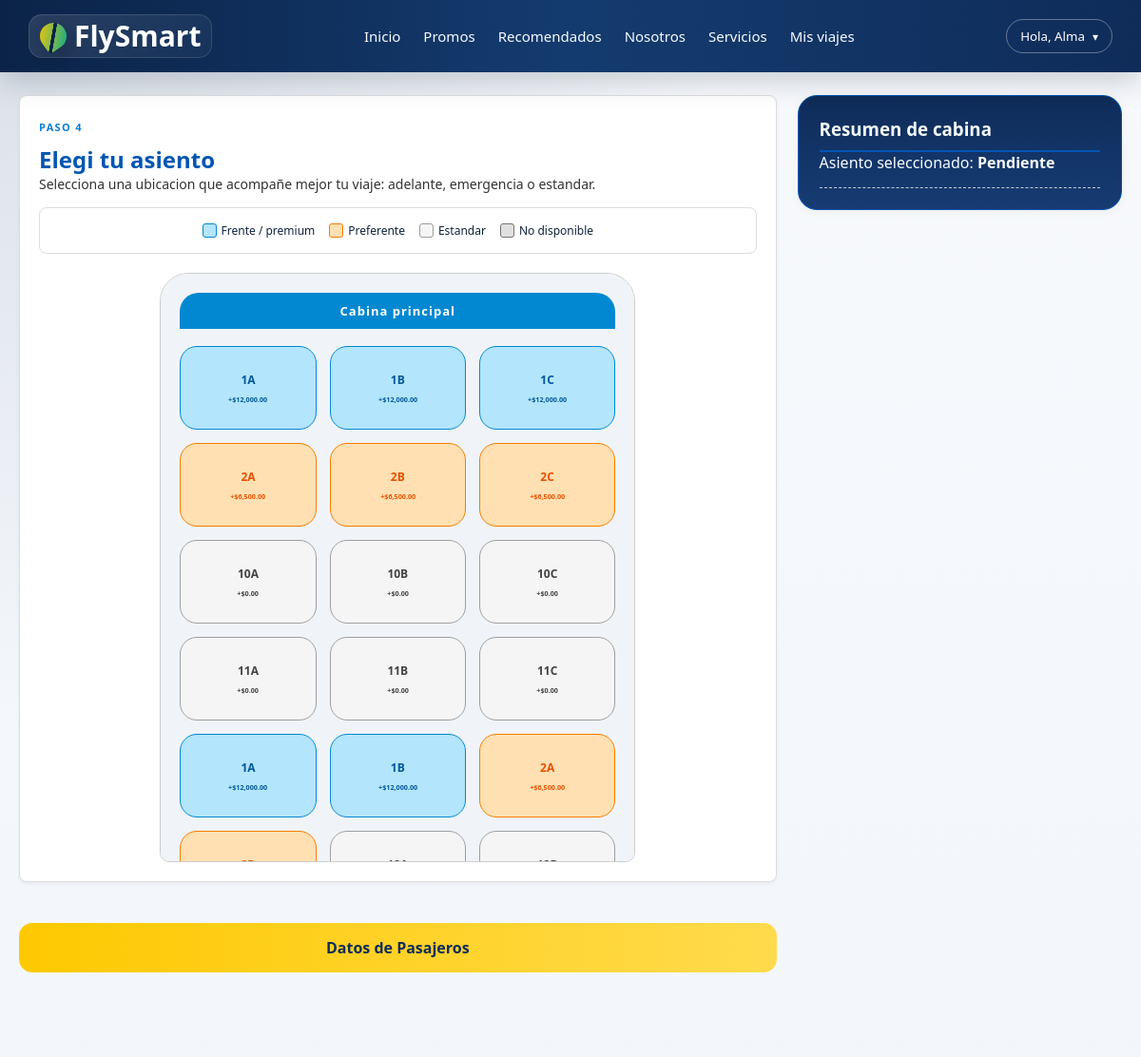
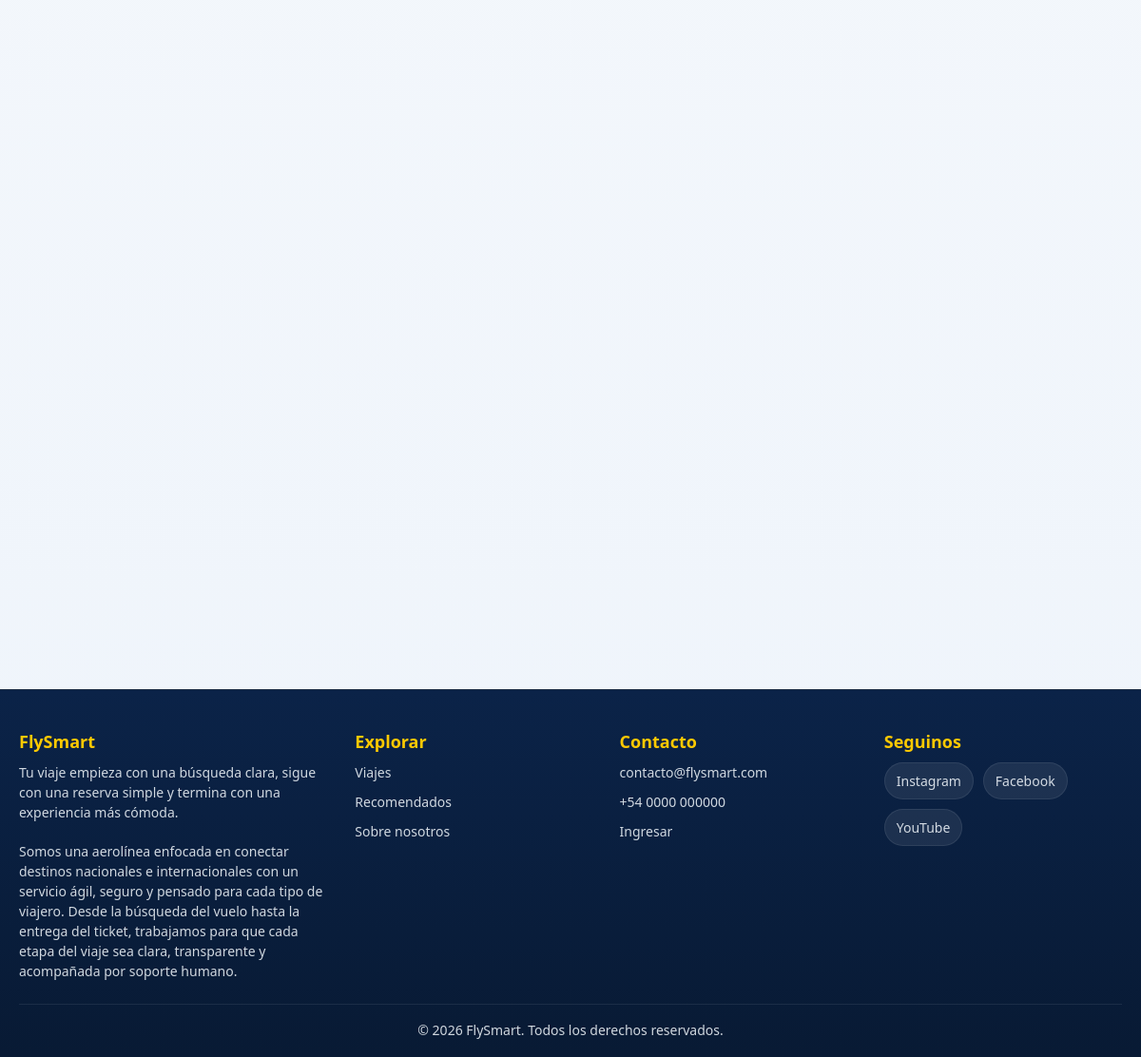
/consultas/proceso_compra/asientos.php (signed in), run on the app's committed database (2 pictures, top to bottom).
### tables this page shows
CREATE TABLE IF NOT EXISTS `asientos_avion` (
  `id_asiento_avion` int(11) NOT NULL AUTO_INCREMENT,
  `id_avion` int(11) NOT NULL,
  `numero_asiento` varchar(10) NOT NULL,
  `categoria` varchar(50) NOT NULL,
  `cargo_extra` decimal(10,2) NOT NULL DEFAULT 0.00,
  PRIMARY KEY (`id_asiento_avion`),
  UNIQUE KEY `avion_asiento` (`id_avion`, `numero_asiento`),
  CONSTRAINT `fk_asientos_avion` FOREIGN KEY (`id_avion`) REFERENCES `aviones` (`id_avion`) ON DELETE CASCADE
);

### consultas/proceso_compra/asientos.php (the view, shortened to what this page needs)
<?php
require_once '../../config/conexion.php';
$columnasAsientos = $pdo->query("SHOW COLUMNS FROM asientos_avion")->fetchAll(PDO::FETCH_COLUMN);
$asientosTienenAvion = in_array('id_avion', $columnasAsientos, true);
$idAvion = 0;
if ($asientosTienenAvion && $idAvion > 0) {
    $stmtAsientos = $pdo->prepare("SELECT id_asiento_avion, numero_asiento, categoria, cargo_extra FROM asientos_avion WHERE id_avion = ? ORDER BY id_asiento_avion ASC");
    $stmtAsientos->execute([$idAvion]);
    $asientos = $stmtAsientos->fetchAll();
} else {
    $asientos = $pdo->query("SELECT id_asiento_avion, numero_asiento, categoria, cargo_extra FROM asientos_avion ORDER BY id_asiento_avion ASC LIMIT 120")->fetchAll();
}
$asientosOcupados = [];
include_once '../../includes/header.php';
?>
<form action="pasajeros.php" method="POST">
    <div class="contenedor-asientos">
        <div class="main-content">
            <div class="card">
                <p class="eyebrow">Paso 4</p>
                <h2>Elegi tu asiento</h2>
                <p class="info-pasajeros">Selecciona una ubicacion que acompañe mejor tu viaje: adelante, emergencia o estandar.</p>
                <div class="leyenda-cabina">
                    <span class="leyenda-item"><span class="leyenda-color color-front"></span>Frente / premium</span>
                    <span class="leyenda-item"><span class="leyenda-color color-preferente"></span>Preferente</span>
                    <span class="leyenda-item"><span class="leyenda-color color-estandar"></span>Estandar</span>
                    <span class="leyenda-item"><span class="leyenda-color color-ocupado"></span>No disponible</span>
                </div>
                <div class="cabina-scroll">
                    <div class="cabina-techo">Cabina principal</div>
                    <div class="mapa-asientos">
                        <?php foreach($asientos as $as): ?>
                            <?php
                                $cargo = (float)$as['cargo_extra'];
                                $categoria = $cargo >= 12000 ? 'front' : ($cargo > 0 ? 'preferente' : 'estandar');
                                $ocupado = isset($asientosOcupados[$as['numero_asiento']]);
                            ?>
                            <label class="asiento-box <?= $ocupado ? 'asiento-ocupado' : 'asiento-disponible' ?> asiento-cat-<?=$categoria?>">
                                <strong><?=$as['numero_asiento']?></strong>
                                <span class="precio-tag"><?= $ocupado ? 'Ocupado' : '+$' . number_format($cargo, 2) ?></span>
                            </label>
                        <?php endforeach; ?>
                    </div>
                </div>
            </div>
            <button type="submit" class="btn-continuar">Datos de Pasajeros</button>
        </div>
        <aside class="sidebar-resumen">
            <h3>Resumen de cabina</h3>
            <p>Asiento seleccionado: <span class="destacado">pendiente</span></p>
            <hr class="separador">
        </aside>
    </div>
</form>
<?php include_once '../../includes/footer.php'; ?>
</body>
</html>

### css/estilos.css (style rules this page uses)
:root { --primary-color: #0f2c59; --secondary-color: #00a896; --orange-color: #ff9f1c; --light-bg: #f4f6f9; --dark-text: #333; }
* { box-sizing: border-box; margin: 0; padding: 0; font-family: "Aptos", "Segoe UI", "Trebuchet MS", Arial, sans-serif; }
html { width: 100%; min-height: 100%; background: #081a34; }
body { width: 100%; min-height: 100vh; overflow-x: hidden; background-color: var(--light-bg); color: var(--dark-text); padding-bottom: 0; }
.main-content { flex: 3; }
.sidebar-resumen { flex: 1; background: white; padding: 20px; border-radius: 8px; box-shadow: 0 2px 10px rgba(0,0,0,0.05); height: fit-content; }
.card { background: white; padding: 25px; border-radius: 8px; box-shadow: 0 2px 10px rgba(0,0,0,0.05); margin-bottom: 20px; }
.mapa-asientos { display: grid; grid-template-columns: repeat(3, 50px) 20px repeat(3, 50px); gap: 10px; justify-content: center; margin-top: 20px; }
body { font-family: "Aptos", "Segoe UI", "Trebuchet MS", Arial, sans-serif; background: radial-gradient(circle at top left, rgba(15, 44, 89, 0.12), transparent 30%), linear-gradient(180deg, #f7f9fc 0%, #eef4fb 100%); color: #10233f; }
.service-card, .card, .trip-card, .travel-card, .about-panel { border: 1px solid rgba(15, 44, 89, 0.08); box-shadow: 0 18px 45px rgba(15, 44, 89, 0.08); border-radius: 20px; background: rgba(255, 255, 255, 0.94); }
.card { padding: 28px; }
.eyebrow { display: inline-flex; align-items: center; gap: 8px; text-transform: uppercase; letter-spacing: 0.12em; font-size: 11px; color: #0d7fd4; font-weight: 800; margin-bottom: 10px; }
html, body { min-height: 100%; }
body { min-height: 100vh; display: flex; flex-direction: column; }
* { margin: 0; padding: 0; box-sizing: border-box; }

### data on the page
asientos_avion: numero_asiento "1A", cargo_extra "12,000.00"
asientos_avion: numero_asiento "1B", cargo_extra "12,000.00"
asientos_avion: numero_asiento "1C", cargo_extra "12,000.00"
asientos_avion: numero_asiento "2A", cargo_extra "6,500.00"
asientos_avion: numero_asiento "2B", cargo_extra "6,500.00"
asientos_avion: numero_asiento "2C", cargo_extra "6,500.00"
asientos_avion: numero_asiento "10A", cargo_extra "0.00"
asientos_avion: numero_asiento "10B", cargo_extra "0.00"
asientos_avion: numero_asiento "10C", cargo_extra "0.00"
asientos_avion: numero_asiento "11A", cargo_extra "0.00"
asientos_avion: numero_asiento "11B", cargo_extra "0.00"
asientos_avion: numero_asiento "11C", cargo_extra "0.00"
asientos_avion: numero_asiento "1A", cargo_extra "12,000.00"
asientos_avion: numero_asiento "1B", cargo_extra "12,000.00"
asientos_avion: numero_asiento "2A", cargo_extra "6,500.00"

### other printed values
$_SESSION['usuario_nombre'] "Alma"
